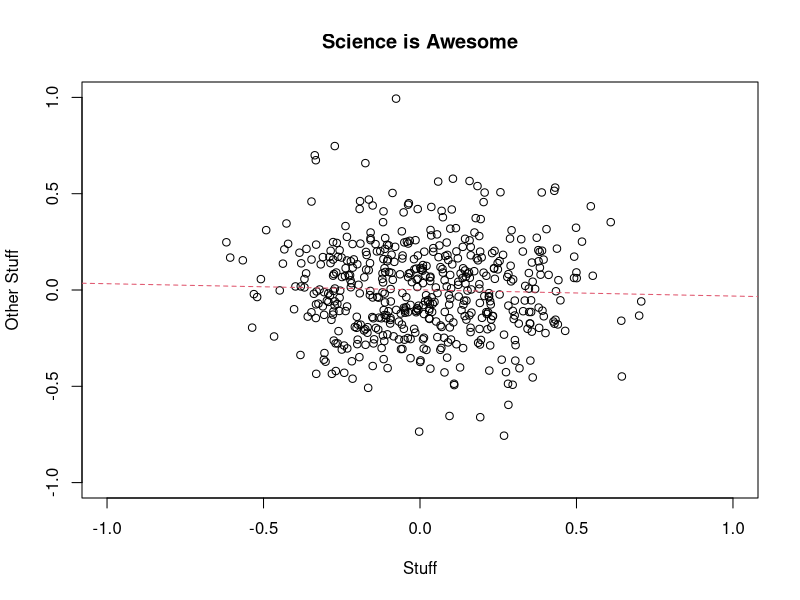

R code for this plot:
set.seed(103)
x <- rnorm(500, 0, sd=0.25)
y <- rnorm(500, 0, sd=0.25)
plot(y ~ x, xlim=c(-1,1), ylim=c(-1,1), ylab="", xlab="")
title(main="Science is Awesome", xlab="Stuff", ylab="Other Stuff")
lm1 <- lm(y ~ x)
abline(lm1, col=2, lty=2)
